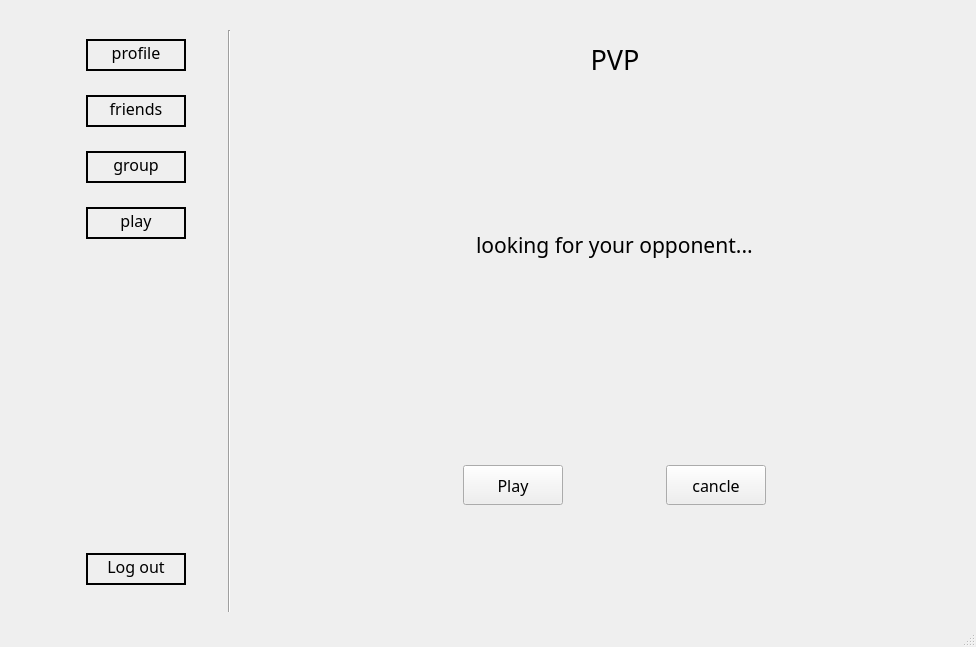
<?xml version="1.0" encoding="UTF-8"?>
<ui version="4.0">
 <class>MainWindow</class>
 <widget class="QMainWindow" name="MainWindow">
  <property name="geometry">
   <rect>
    <x>0</x>
    <y>0</y>
    <width>976</width>
    <height>647</height>
   </rect>
  </property>
  <property name="windowTitle">
   <string>MainWindow</string>
  </property>
  <property name="styleSheet">
   <string notr="true">border-image: url(chess_background.jpg) 0 0 0 0 stretch stretch;</string>
  </property>
  <widget class="QWidget" name="centralwidget">
   <layout class="QHBoxLayout" name="horizontalLayout_6">
    <item>
     <widget class="QWidget" name="widget_9" native="true">
      <property name="minimumSize">
       <size>
        <width>150</width>
        <height>600</height>
       </size>
      </property>
      <property name="maximumSize">
       <size>
        <width>200</width>
        <height>600</height>
       </size>
      </property>
      <layout class="QHBoxLayout" name="horizontalLayout_7">
       <item>
        <widget class="QWidget" name="leftWidget" native="true">
         <property name="maximumSize">
          <size>
           <width>150</width>
           <height>600</height>
          </size>
         </property>
         <layout class="QVBoxLayout" name="verticalLayout">
          <item>
           <widget class="QWidget" name="widget_3" native="true">
            <layout class="QHBoxLayout" name="horizontalLayout">
             <item>
              <widget class="QPushButton" name="pushButton">
               <property name="font">
                <font>
                 <family>Poor Richard</family>
                 <pointsize>12</pointsize>
                </font>
               </property>
               <property name="styleSheet">
                <string notr="true">border-radius : 100; 
border : 2px solid black;
padding-bottom: 5px</string>
               </property>
               <property name="text">
                <string>profile</string>
               </property>
              </widget>
             </item>
            </layout>
           </widget>
          </item>
          <item>
           <widget class="QWidget" name="widget_4" native="true">
            <layout class="QHBoxLayout" name="horizontalLayout_2">
             <item>
              <widget class="QPushButton" name="pushButton_2">
               <property name="font">
                <font>
                 <family>Poor Richard</family>
                 <pointsize>12</pointsize>
                </font>
               </property>
               <property name="styleSheet">
                <string notr="true">border-radius : 100; 
border : 2px solid black;
padding-bottom: 5px</string>
               </property>
               <property name="text">
                <string>friends</string>
               </property>
              </widget>
             </item>
            </layout>
           </widget>
          </item>
          <item>
           <widget class="QWidget" name="widget_5" native="true">
            <layout class="QHBoxLayout" name="horizontalLayout_3">
             <item>
              <widget class="QPushButton" name="pushButton_3">
               <property name="font">
                <font>
                 <family>Poor Richard</family>
                 <pointsize>12</pointsize>
                </font>
               </property>
               <property name="styleSheet">
                <string notr="true">border-radius : 100; 
border : 2px solid black;
padding-bottom: 5px</string>
               </property>
               <property name="text">
                <string>group</string>
               </property>
              </widget>
             </item>
            </layout>
           </widget>
          </item>
          <item>
           <widget class="QWidget" name="widget_6" native="true">
            <layout class="QVBoxLayout" name="verticalLayout_2">
             <item>
              <widget class="QPushButton" name="pushButton_4">
               <property name="font">
                <font>
                 <family>Poor Richard</family>
                 <pointsize>12</pointsize>
                </font>
               </property>
               <property name="styleSheet">
                <string notr="true">border-radius : 100; 
border : 2px solid black;
padding-bottom: 5px</string>
               </property>
               <property name="text">
                <string>play</string>
               </property>
              </widget>
             </item>
            </layout>
           </widget>
          </item>
          <item>
           <spacer name="verticalSpacer">
            <property name="orientation">
             <enum>Qt::Vertical</enum>
            </property>
            <property name="sizeHint" stdset="0">
             <size>
              <width>20</width>
              <height>40</height>
             </size>
            </property>
           </spacer>
          </item>
          <item>
           <widget class="QWidget" name="widget_7" native="true">
            <layout class="QHBoxLayout" name="horizontalLayout_4">
             <item>
              <widget class="QPushButton" name="pushButton_5">
               <property name="font">
                <font>
                 <family>Poor Richard</family>
                 <pointsize>12</pointsize>
                </font>
               </property>
               <property name="styleSheet">
                <string notr="true">border-radius : 100; 
border : 2px solid black;
padding-bottom: 5px</string>
               </property>
               <property name="text">
                <string>Log out</string>
               </property>
              </widget>
             </item>
            </layout>
           </widget>
          </item>
         </layout>
        </widget>
       </item>
       <item>
        <widget class="QWidget" name="widget_8" native="true">
         <property name="minimumSize">
          <size>
           <width>20</width>
           <height>600</height>
          </size>
         </property>
         <property name="maximumSize">
          <size>
           <width>40</width>
           <height>600</height>
          </size>
         </property>
         <layout class="QHBoxLayout" name="horizontalLayout_8">
          <item>
           <widget class="Line" name="line">
            <property name="minimumSize">
             <size>
              <width>5</width>
              <height>600</height>
             </size>
            </property>
            <property name="orientation">
             <enum>Qt::Vertical</enum>
            </property>
           </widget>
          </item>
         </layout>
        </widget>
       </item>
      </layout>
     </widget>
    </item>
    <item>
     <widget class="QWidget" name="widget" native="true">
      <property name="maximumSize">
       <size>
        <width>600</width>
        <height>600</height>
       </size>
      </property>
      <layout class="QGridLayout" name="gridLayout">
       <item row="0" column="0" colspan="2">
        <widget class="QWidget" name="widget_2" native="true">
         <property name="maximumSize">
          <size>
           <width>600</width>
           <height>100</height>
          </size>
         </property>
         <layout class="QHBoxLayout" name="horizontalLayout_5">
          <property name="topMargin">
           <number>20</number>
          </property>
          <item>
           <widget class="QLabel" name="label">
            <property name="font">
             <font>
              <family>Poor Richard</family>
              <pointsize>20</pointsize>
             </font>
            </property>
            <property name="text">
             <string>PVP</string>
            </property>
            <property name="alignment">
             <set>Qt::AlignHCenter|Qt::AlignTop</set>
            </property>
           </widget>
          </item>
         </layout>
        </widget>
       </item>
       <item row="1" column="0" colspan="2">
        <widget class="QWidget" name="widget_10" native="true">
         <layout class="QHBoxLayout" name="horizontalLayout_11">
          <item alignment="Qt::AlignHCenter">
           <widget class="QLabel" name="label_2">
            <property name="font">
             <font>
              <family>Poor Richard</family>
              <pointsize>16</pointsize>
             </font>
            </property>
            <property name="text">
             <string>looking for your opponent...</string>
            </property>
           </widget>
          </item>
         </layout>
        </widget>
       </item>
       <item row="2" column="0">
        <widget class="QWidget" name="widget_11" native="true">
         <layout class="QHBoxLayout" name="horizontalLayout_9">
          <property name="leftMargin">
           <number>100</number>
          </property>
          <item>
           <widget class="QPushButton" name="pushButton_6">
            <property name="maximumSize">
             <size>
              <width>100</width>
              <height>40</height>
             </size>
            </property>
            <property name="font">
             <font>
              <family>Poor Richard</family>
              <pointsize>12</pointsize>
             </font>
            </property>
            <property name="text">
             <string>Play</string>
            </property>
           </widget>
          </item>
         </layout>
        </widget>
       </item>
       <item row="2" column="1">
        <widget class="QWidget" name="widget_12" native="true">
         <layout class="QHBoxLayout" name="horizontalLayout_10">
          <property name="rightMargin">
           <number>100</number>
          </property>
          <item>
           <widget class="QPushButton" name="pushButton_7">
            <property name="maximumSize">
             <size>
              <width>100</width>
              <height>40</height>
             </size>
            </property>
            <property name="font">
             <font>
              <family>Poor Richard</family>
              <pointsize>12</pointsize>
             </font>
            </property>
            <property name="text">
             <string>cancle</string>
            </property>
           </widget>
          </item>
         </layout>
        </widget>
       </item>
      </layout>
     </widget>
    </item>
   </layout>
  </widget>
  <widget class="QStatusBar" name="statusbar"/>
 </widget>
 <resources/>
 <connections/>
</ui>
